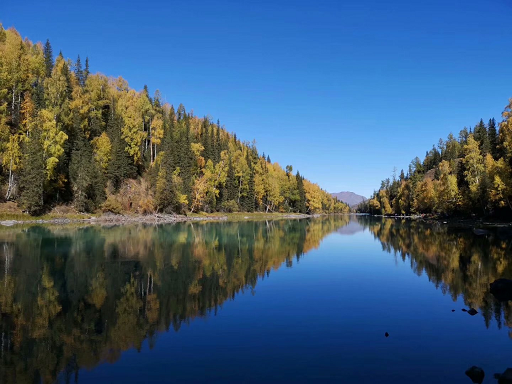
#> input picture blog40-ImageSegmentation/scenery.png, 512 x 384 px
$ python blog40-05-kmeans.py
#> lines starting #> are read from the running program, lines starting #| are printed output that depends on the picture
# coding: utf-8
# 2021-05-17 Eastmount CSDN
import cv2
import numpy as np
import matplotlib.pyplot as plt

#读取原始图像灰度颜色
img = cv2.imread('scenery.png', 0)
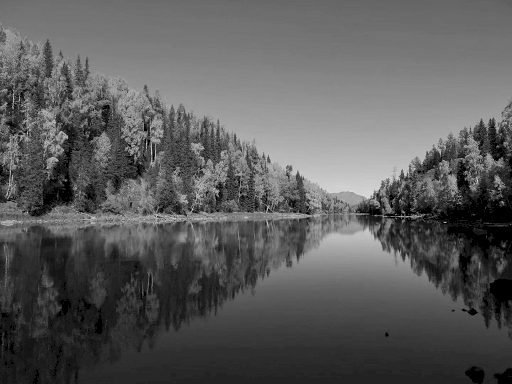
#> img: shape (384, 512); min 0, max 228, mean 91.6
print(img.shape)
#| (384, 512)

#获取图像高度、宽度和深度
rows, cols = img.shape[:]
#> rows = 384; cols = 512

#图像二维像素转换为一维
data = img.reshape((rows * cols, 1))
data = np.float32(data)

#定义中心 (type,max_iter,epsilon)
criteria = (cv2.TERM_CRITERIA_EPS +
            cv2.TERM_CRITERIA_MAX_ITER, 10, 1.0)

#设置标签
flags = cv2.KMEANS_RANDOM_CENTERS

#K-Means聚类 聚集成4类
compactness, labels, centers = cv2.kmeans(data, 4, None, criteria, 10, flags)
#> compactness = 34297546.7; centers = [159.1, 116.8, 31.86, 68.62]

#生成最终图像
dst = labels.reshape((img.shape[0], img.shape[1]))
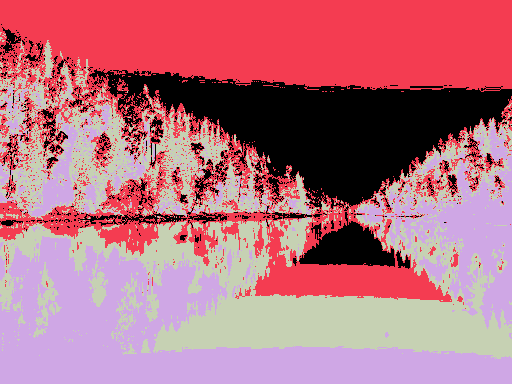
#> dst: shape (384, 512) int32; 4 distinct labels, from 0 to 3; one colour per label, 0 black

#用来正常显示中文标签
plt.rcParams['font.sans-serif']=['SimHei']

#显示图像
titles = [u'原始图像', u'聚类图像']
images = [img, dst]
for i in range(2):
   plt.subplot(1,2,i+1), plt.imshow(images[i], 'gray'),
   plt.title(titles[i])
   plt.xticks([]),plt.yticks([])
plt.show()
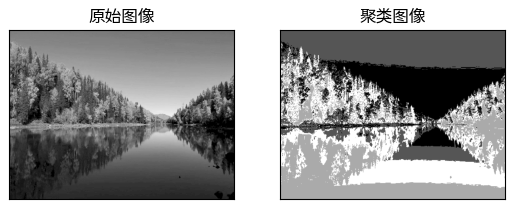
#> figure drawn by matplotlib, 2 panels

$ run again, with blog40-ImageSegmentation/hua.png copied over blog40-ImageSegmentation/scenery.png
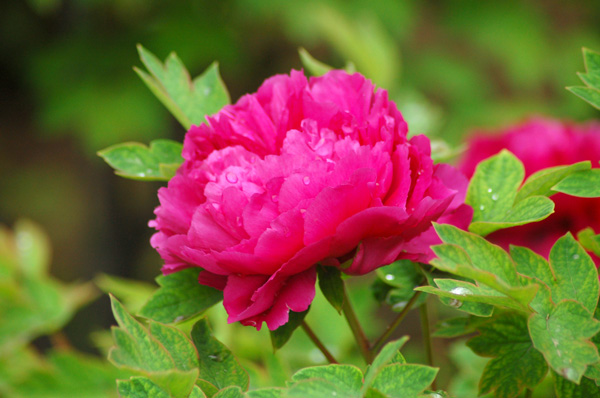
#> input picture blog40-ImageSegmentation/hua.png, 600 x 398 px
#> `img = cv2.imread('scenery.png', 0)`:
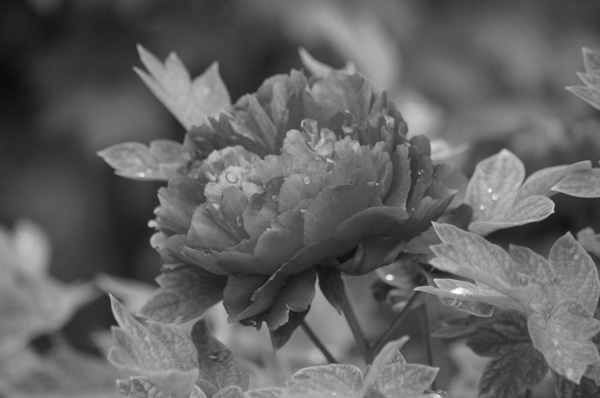
#> img: shape (398, 600); min 10, max 255, mean 98.3
#| (398, 600)
#> compactness = 29693966.2; centers = [48, 152.3, 81.17, 116.3]
#> dst: shape (398, 600) int32; 4 distinct labels, from 0 to 3
#> `plt.show()`:
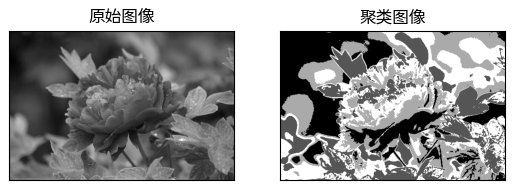
#> figure drawn by matplotlib, 2 panels

$ run again, with blog40-ImageSegmentation/nv.png copied over blog40-ImageSegmentation/scenery.png
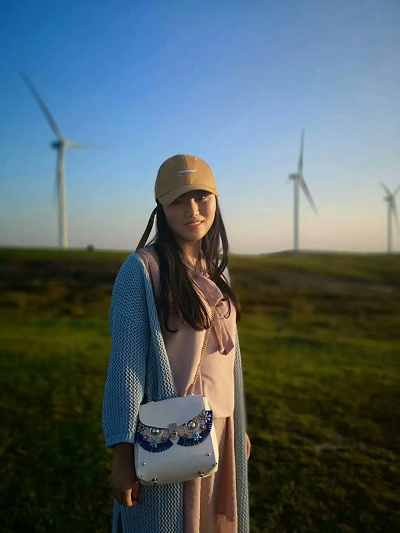
#> input picture blog40-ImageSegmentation/nv.png, 400 x 533 px
#> `img = cv2.imread('scenery.png', 0)`:
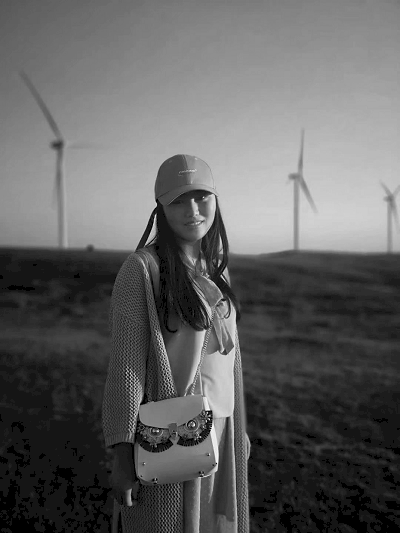
#> img: shape (533, 400); min 0, max 252, mean 97.3
#| (533, 400)
#> compactness = 42660511.6; centers = [59.87, 132.6, 181.4, 24.27]
#> dst: shape (533, 400) int32; 4 distinct labels, from 0 to 3
#> `plt.show()`:
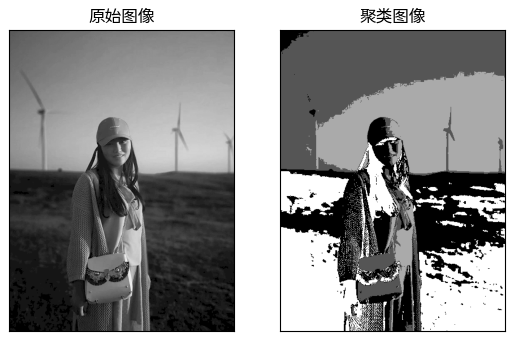
#> figure drawn by matplotlib, 2 panels
